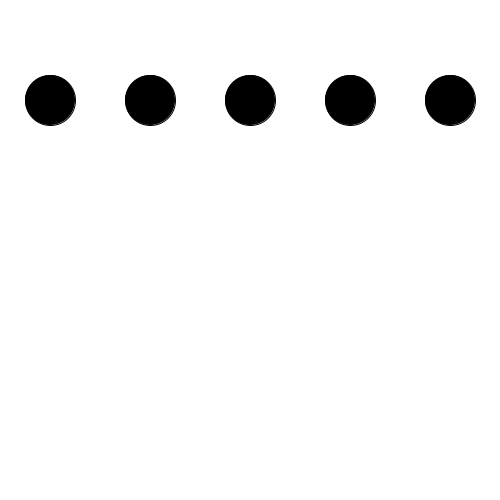
Frame 1 (no input)
Frame 60 (the mouse pressed at the canvas centre just before this capture): identical to frame 1, image omitted
Frame 120 (the mouse held since frame 60 and released just before this capture): identical to frame 1, image omitted

The Processing sketch that drew this single still picture (run headless with seeded random() and noise(); from frame 60 on, the mouse is pressed at the canvas centre):

// Processing sketch: OOP_Row_Ellipses
// ── OOP_Row_Ellipses.pde
/*
Sets up a row of 5 ellipses.
When hovering mouse over ellipse, each one fades and falls.
*/


Magnet[] magnet= new Magnet [5]; //declare object array

void setup() {
  size (500, 500);
  //initialize each object by calling constructor
  for (int i=0; i<magnet.length; i++) {   
    magnet[i]= new Magnet(i*100+50, 100); //pass ellipse x,y position into each object
  }
}

void draw() {
  size (500, 500);
  background(255);
  for (int i=0; i<magnet.length; i++) {
    magnet[i].display();
    magnet[i].fall();
  }
}

class Magnet {
  //instance variables
  float x;
  float y;
  int dist=50;
  int fade=0;
  float drop=0;
  boolean goFall=false; 

  //constructor
  Magnet(float tempX, float tempY) {
    x= tempX; 
    y= tempY;
  }

  //methods
  void display() {
    fill(fade);
    ellipse (x, y+drop, dist, dist);
  }

  void fall() {
    if (mouseX>x-dist/2 && mouseX<x+dist/2 && mouseY>y-dist/2 && mouseY< y+dist/2) {
      goFall=true;
    } 
    if (goFall==true) {
      if (fade<255) {
        fade++;
      }
      if (drop<height+dist) {
        drop++;
      }
    }
  }
}
